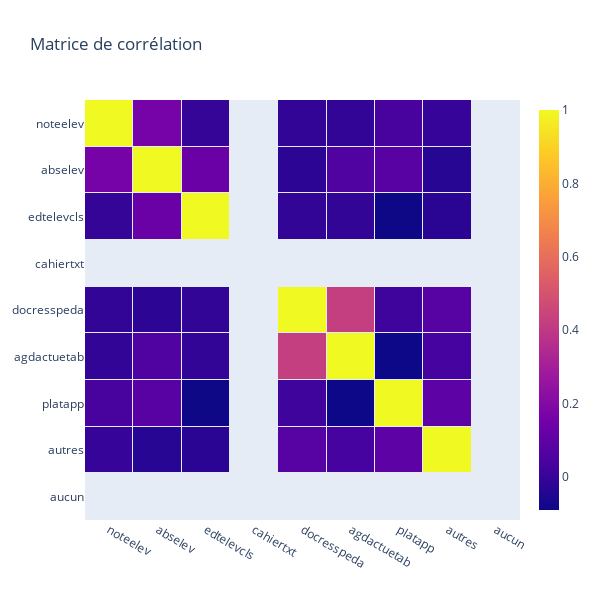

Notebook code for this chart:
### Markdown cell above
### Corrélation

On va d'abord voir si une corrélation existe entre ces différentes variables.

### Code cell
columns_names = df_services.columns

heat = go.Heatmap(
    z = df_services.corr(),
    x = columns_names,
    y = columns_names,
    xgap=1,
    ygap=1,
    colorbar_thickness=20,
    colorbar_ticklen=3,
    hovertext= df_services.corr(),
    hoverinfo='text'
)

layout = go.Layout(
    title='Matrice de corrélation',
    width=600,
    height=600,
    xaxis_showgrid=False,
    yaxis_showgrid=False,
    yaxis_autorange='reversed'
)

fig = go.Figure(data=[heat], layout=layout)
Image(fig.to_image(format="png", engine="kaleido", width=600, height=600))
fig.show()

### Figure 1 — Plotly figure (JSON) as saved in the notebook; plotly's stock layout.template omitted (floating-point values rounded to 4 significant figures)
{"data": [{"colorbar": {"thickness": 20, "ticklen": 3}, "hoverinfo": "text", "hovertext": [[1, 0.1618, -0.005599, null, -0.007945, -0.009196, 0.03641, -0.0003072, null], [0.1618, 1, 0.1267, null, -0.02357, 0.06098, 0.07978, -0.03629, null], [-0.005599, 0.1267, 1, null, -0.009742, -0.01128, -0.08763, -0.028, null], [null, null, null, null, null, null, null, null, null], [-0.007945, -0.02357, -0.009742, null, 1, 0.424, 0.01643, 0.07785, null], [-0.009196, 0.06098, -0.01128, null, 0.424, 1, -0.08962, 0.0334, null], [0.03641, 0.07978, -0.08763, null, 0.01643, -0.08962, 1, 0.09497, null], [-0.0003072, -0.03629, -0.028, null, 0.07785, 0.0334, 0.09497, 1, null], [null, null, null, null, null, null, null, null, null]], "type": "heatmap", "x": ["noteelev", "abselev", "edtelevcls", "cahiertxt", "docresspeda", "agdactuetab", "platapp", "autres", "aucun"], "xgap": 1, "y": ["noteelev", "abselev", "edtelevcls", "cahiertxt", "docresspeda", "agdactuetab", "platapp", "autres", "aucun"], "ygap": 1, "z": [[1, 0.1618, -0.005599, null, -0.007945, -0.009196, 0.03641, -0.0003072, null], [0.1618, 1, 0.1267, null, -0.02357, 0.06098, 0.07978, -0.03629, null], [-0.005599, 0.1267, 1, null, -0.009742, -0.01128, -0.08763, -0.028, null], [null, null, null, null, null, null, null, null, null], [-0.007945, -0.02357, -0.009742, null, 1, 0.424, 0.01643, 0.07785, null], [-0.009196, 0.06098, -0.01128, null, 0.424, 1, -0.08962, 0.0334, null], [0.03641, 0.07978, -0.08763, null, 0.01643, -0.08962, 1, 0.09497, null], [-0.0003072, -0.03629, -0.028, null, 0.07785, 0.0334, 0.09497, 1, null], [null, null, null, null, null, null, null, null, null]]}], "layout": {"height": 600, "title": {"text": "Matrice de corrélation"}, "width": 600, "xaxis": {"showgrid": false}, "yaxis": {"autorange": "reversed", "showgrid": false}}}
